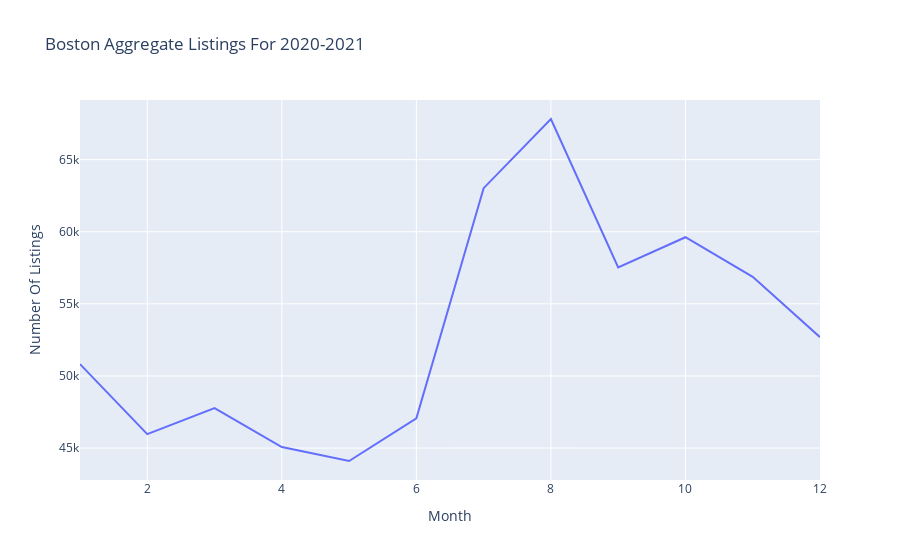

Notebook code cell kept with this figure:
### Code cell
traces = []
traces.append(Scatter({
         'x' : boston_each_month['month'],
         'y' : boston_each_month['date'],
         'name' : 'Count of Listings',
         'mode' : 'lines'}))
layout = {'title' : 'Boston Aggregate Listings For 2020-2021',
         'xaxis' : {'title' : 'Month'},
         'yaxis' : {'title' : 'Number Of Listings'}}
fig = Figure(data = traces, layout = layout)
pyo.iplot(fig)

### Figure 1 — Plotly figure (JSON) as saved in the notebook; plotly's stock layout.template omitted (floating-point values rounded to 4 significant figures)
{"data": [{"mode": "lines", "name": "Count of Listings", "type": "scatter", "x": [1, 2, 3, 4, 5, 6, 7, 8, 9, 10, 11, 12], "y": [50819, 45961, 47770, 45074, 44103, 47059, 63022, 67817, 57527, 59618, 56870, 52690]}], "layout": {"title": {"text": "Boston Aggregate Listings For 2020-2021"}, "xaxis": {"title": {"text": "Month"}}, "yaxis": {"title": {"text": "Number Of Listings"}}}}
